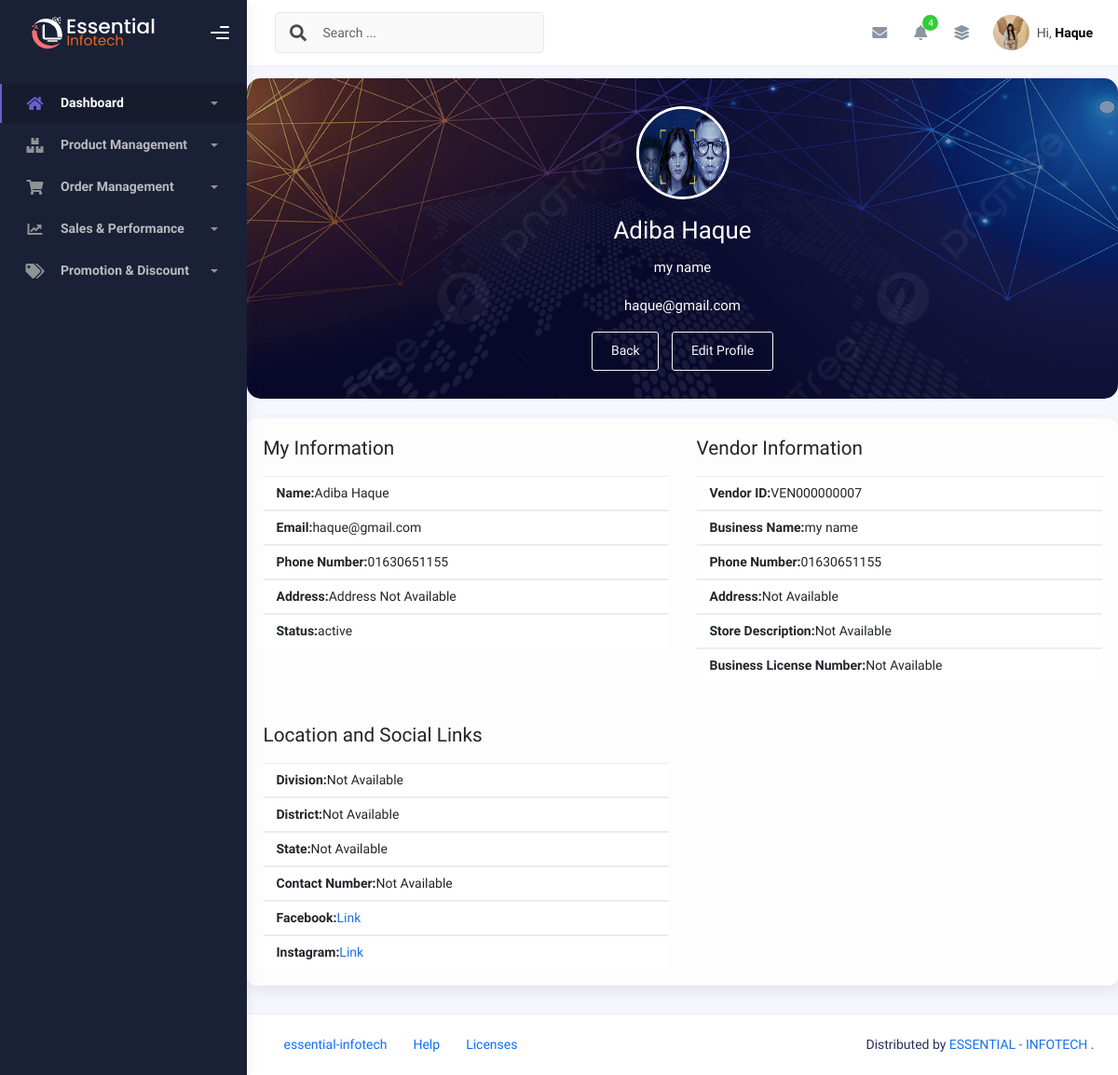
The page /api/accounts/profile/ (signed in) on the database its author committed.
### accounts/models.py (models this page shows, shortened)
class User(AbstractUser):
    ROLE_CHOICES = (
        ('admin', 'Admin'),
        ('vendor', 'Vendor'),
        ('customer', 'Customer'),
    )
    STATUS_CHOICES = (
        ('active', 'Active'),
        ('inactive', 'Inactive'),
    )
    first_name = models.CharField(max_length=255, null=True, blank=True)
    last_name = models.CharField(max_length=255, null=True, blank=True)
    email = models.EmailField(unique=True)
    role = models.CharField(max_length=10, choices=ROLE_CHOICES, default='customer')
    status = models.CharField(max_length=10, choices=STATUS_CHOICES, default='active')
    phone = models.CharField(max_length=15, null=True, blank=True)
    address = models.TextField(null=True, blank=True)
    photo = models.ImageField(upload_to='profile_photos/', null=True, blank=True)  # Profile photo
    email_verified_at = models.DateTimeField(null=True, blank=True)  # Track email verification time
    remember_token = models.CharField(max_length=100, null=True, blank=True)  # Custom remember me token
    created_at = models.DateTimeField(auto_now_add=True)  # Automatically set at creation
    updated_at = models.DateTimeField(auto_now=True)  # Automatically updated when saved
    USERNAME_FIELD = 'email'  # Use email instead of username for login
    REQUIRED_FIELDS = ['username']  # Username is required for creating a superuser

class Vendor(models.Model):
    user = models.OneToOneField(User, on_delete=models.CASCADE, related_name='vendor_profile')
    vendorID = models.CharField(max_length=15, unique=True, blank=True)
    business_name = models.CharField(max_length=255)
    phone_number = models.CharField(max_length=15, null=True, blank=True)
    address = models.TextField(null=True, blank=True)
    logo = models.ImageField(upload_to='vendor_logos/', blank=True, default='vendor_logos/default_logo.jpeg')
    banner = models.ImageField(upload_to='vendor_banners/',blank=True, default='vendor_logos/default_banner.jpeg' )
    store_description = models.TextField(null=True, blank=True)
    division = models.CharField(max_length=100, null=True, blank=True)
    district = models.CharField(max_length=100, null=True, blank=True)
    state = models.CharField(max_length=100, null=True, blank=True)
    business_license_no = models.CharField(max_length=100, null=True, blank=True)
    facebook = models.URLField(null=True, blank=True)
    instagram = models.URLField(null=True, blank=True)
    contact_number = models.CharField(max_length=20, null=True, blank=True)
    created_at = models.DateTimeField(auto_now_add=True)

### accounts/views.py (the view)
# urls.py: path('profile/', user_profile, name='user-profile'),
@login_required
def user_profile(request):
    user = request.user
    if user.role == 'vendor':
        vendor = get_object_or_404(Vendor, user=user)
        return render(request, 'pages/user-vendor.html', {'vendor': vendor})  # Context must be a dictionary
    elif user.role =='admin':
        return render(request, 'pages/user-admin.html', {'user':user})
    else:
        return render(request,  {'message': 'Access Denied: You are not authorized to view this page.'})

### templates/pages/user-vendor.html
{% extends 'base.html' %}
{% load static %}
{% block content %}
<section class="profile-container container mt-5">
  <header
    style="background-image: url('{{ vendor.banner.url}}');
           background-size: cover;
           background-position: center;
           padding: 30px 0;
           border-radius: 15px;
           color: white;"
    class="profile-header text-center mt-5">
    <div class="profile-photo mb-3">
      <img src="{{ vendor.logo.url|default:'/static/img/default-logo.jpg' }}" alt="Vendor Logo" class="rounded-circle" height="100" width="100" style="border: 3px solid white;">
    </div>
    <h2>{{ vendor.user.first_name|default:"First Name" }} {{ vendor.user.last_name|default:"Last Name" }}</h2>
    <p class="text-white">{{ vendor.business_name|default:"Business Name" }}</p>
    <p>
      <a href="mailto:{{ vendor.user.email|default:"mailto:example@example.com" }}" style="color: #fff; text-decoration: underline;">
        {{ vendor.user.email|default:"Email Not Available" }}
      </a>
    </p>
    <div class="profile-actions d-flex justify-content-center gap-3 mt-3">
      <a href="{% url 'vendor_management' %}" class="btn btn-outline-light">Back</a>
      <a href="#" class="btn btn-outline-light">Edit Profile</a>
    </div>
  </header>
  <div class="profile-details card mt-4" style="background-color: rgba(255, 255, 255, 0.8); border-radius: 10px;">
    <div class="card-body">
      <div class="row">
        <div class="col-md-6">
          <h4 class="mb-3">My Information</h4>
          <ul class="list-group list-group-flush">
            <li class="list-group-item"><strong>Name:</strong> {{ vendor.user.first_name|default:"First Name" }} {{ vendor.user.last_name|default:"Last Name" }}</li>
            <li class="list-group-item"><strong>Email:</strong> {{ vendor.user.email|default:"Email Not Available" }}</li>
            <li class="list-group-item"><strong>Phone Number:</strong> {{ vendor.user.phone|default:"Phone Not Available" }}</li>
            <li class="list-group-item"><strong>Address:</strong> {{ vendor.user.address|default:"Address Not Available" }}</li>
            <li class="list-group-item"><strong>Status:</strong> {{ vendor.user.status|default:"Status Not Available" }}</li>
          </ul>
        </div>
        <div class="col-md-6">
          <h4 class="mb-3">Vendor Information</h4>
          <ul class="list-group list-group-flush">
            <li class="list-group-item"><strong>Vendor ID:</strong> {{ vendor.vendorID|default:"Not Available" }}</li>
            <li class="list-group-item"><strong>Business Name:</strong> {{ vendor.business_name|default:"Not Available" }}</li>
            <li class="list-group-item"><strong>Phone Number:</strong> {{ vendor.phone_number|default:"Not Available" }}</li>
            <li class="list-group-item"><strong>Address:</strong> {{ vendor.address|default:"Not Available" }}</li>
            <li class="list-group-item"><strong>Store Description:</strong> {{ vendor.store_description|default:"Not Available" }}</li>
            <li class="list-group-item"><strong>Business License Number:</strong> {{ vendor.business_license_no|default:"Not Available" }}</li>
          </ul>
        </div>
        <div class="col-md-6 mt-5">
          <h4 class="mb-3">Location and Social Links</h4>
          <ul class="list-group list-group-flush">
            <li class="list-group-item"><strong>Division:</strong> {{ vendor.division|default:"Not Available" }}</li>
            <li class="list-group-item"><strong>District:</strong> {{ vendor.district|default:"Not Available" }}</li>
            <li class="list-group-item"><strong>State:</strong> {{ vendor.state|default:"Not Available" }}</li>
            <li class="list-group-item"><strong>Contact Number:</strong> {{ vendor.contact_number|default:"Not Available" }}</li>
            <li class="list-group-item"><strong>Facebook:</strong> <a href="{{ vendor.facebook|default:'#' }}" target="_blank">Link</a></li>
            <li class="list-group-item"><strong>Instagram:</strong> <a href="{{ vendor.instagram|default:'#' }}" target="_blank">Link</a></li>
          </ul>
        </div>
      </div>
    </div>
  </div>
</section>
{% endblock %}

### templates/base.html (shortened to what this page needs)
{% load static %}
<!DOCTYPE html>
<html lang="en">
  <head>
    <link rel="stylesheet" href="{% static 'css/bootstrap.min.css' %}"/>
    <link rel="stylesheet" href="{% static 'css/plugins.min.css' %}" />
    <link rel="stylesheet" href="{% static 'css/kaiadmin.min.css' %}"/>
    <link rel="stylesheet" href="{% static 'css/demo.css' %}" />
  </head>
  <body>
    <div class="wrapper">
      <div class="sidebar" data-background-color="dark">
        <div class="sidebar-logo">
          <div class="logo-header" data-background-color="dark">
            <a href="{% url 'dashboard' %}" class="logo">
              <img
                src="{% static 'img/kaiadmin/logo_light.svg' %}"
                alt="navbar brand"
                class="navbar-brand"
                height="100"
              />
            </a>
            <div class="nav-toggle">
              <button class="btn btn-toggle toggle-sidebar">
                <i class="gg-menu-right"></i>
              </button>
            </div>
          </div>
        </div>
        <div class="sidebar-wrapper scrollbar scrollbar-inner">
          <div class="sidebar-content">
            <ul class="nav nav-secondary">
              <li class="nav-item active">
                <a
                  data-bs-toggle="collapse"
                  href="#dashboard"
                  class="collapsed"
                  aria-expanded="false"
                >
                  <i class="fas fa-home"></i>
                  <p>Dashboard</p>
                  <span class="caret"></span>
                </a>
              </li>
              <li class="nav-item">
                <a
                  data-bs-toggle="collapse"
                  href="#productManagement"
                  class="collapsed"
                  aria-expanded="false"
                >
                  <i class="fas fa-boxes"></i>
                  <p>Product Management</p>
                  <span class="caret"></span>
                </a>
              </li>
              <li class="nav-item">
                <a
                  data-bs-toggle="collapse"
                  href="#orderManagement"
                  class="collapsed"
                  aria-expanded="false"
                >
                  <i class="fas fa-shopping-cart"></i>
                  <p>Order Management</p>
                  <span class="caret"></span>
                </a>
              </li>
              <li class="nav-item">
                <a
                  data-bs-toggle="collapse"
                  href="#salesPerformance"
                  class="collapsed"
                  aria-expanded="false"
                >
                  <i class="fas fa-chart-line"></i>
                  <p>Sales & Performance</p>
                  <span class="caret"></span>
                </a>
              </li>
              <li class="nav-item">
                <a
                  data-bs-toggle="collapse"
                  href="#promotionDiscount"
                  class="collapsed"
                  aria-expanded="false"
                >
                  <i class="fas fa-tags"></i>
                  <p>Promotion & Discount</p>
                  <span class="caret"></span>
                </a>
              </li>
            </ul>
          </div>
        </div>
      </div>
      <div class="main-panel">
        <div class="main-header">
          <nav
            class="navbar navbar-header navbar-header-transparent navbar-expand-lg border-bottom"
          >
            <div class="container-fluid">
              <nav
                class="navbar navbar-header-left navbar-expand-lg navbar-form nav-search p-0 d-none d-lg-flex"
              >
                <div class="input-group">
                  <div class="input-group-prepend">
                    <button type="submit" class="btn btn-search pe-1">
                      <i class="fa fa-search search-icon"></i>
                    </button>
                  </div>
                  <input
                    type="text"
                    placeholder="Search ..."
                    class="form-control"
                  />
                </div>
              </nav>
              <ul class="navbar-nav topbar-nav ms-md-auto align-items-center">
                <li class="nav-item topbar-icon dropdown hidden-caret">
                  <a
                    class="nav-link dropdown-toggle"
                    href="#"
                    id="messageDropdown"
                    role="button"
                    data-bs-toggle="dropdown"
                    aria-haspopup="true"
                    aria-expanded="false"
                  >
                    <i class="fa fa-envelope"></i>
                  </a>
                </li>
                <li class="nav-item topbar-icon dropdown hidden-caret">
                  <a
                    class="nav-link dropdown-toggle"
                    href="#"
                    id="notifDropdown"
                    role="button"
                    data-bs-toggle="dropdown"
                    aria-haspopup="true"
                    aria-expanded="false"
                  >
                    <i class="fa fa-bell"></i>
                    <span class="notification">4</span>
                  </a>
                </li>
                <li class="nav-item topbar-icon dropdown hidden-caret">
                  <a
                    class="nav-link"
                    data-bs-toggle="dropdown"
                    href="#"
                    aria-expanded="false"
                  >
                    <i class="fas fa-layer-group"></i>
                  </a>
                </li>
              {% if user.is_authenticated %}
                <li class="nav-item topbar-user dropdown hidden-caret">
                  <a
                    class="dropdown-toggle profile-pic"
                    data-bs-toggle="dropdown"
                    href="#"
                    aria-expanded="false"
                  >
                    <div class="avatar-sm">
                      <img
                        src="{{ user.photo.url }}"
                        alt="..."
                        class="avatar-img rounded-circle"
                      />
                    </div>
                    <span class="profile-username">
                      <span class="op-7">Hi,</span>
                      <span class="fw-bold">{{ user.last_name }}</span>
                    </span>
                  </a>
                </li>
              {% endif %}
              </ul>
            </div>
          </nav>
        </div>
        {% block content %}{% endblock %}
        <footer class="footer">
          <div class="container-fluid d-flex justify-content-between">
            <nav class="pull-left">
              <ul class="nav">
                <li class="nav-item">
                  <a class="nav-link" href="https://essential-infotech.com/">
                    essential-infotech
                  </a>
                </li>
                <li class="nav-item">
                  <a class="nav-link" href="#"> Help </a>
                </li>
                <li class="nav-item">
                  <a class="nav-link" href="#"> Licenses </a>
                </li>
              </ul>
            </nav>
            <div>
              Distributed by
              <a target="_blank" href="https://essential-infotech.com/">ESSENTIAL - INFOTECH
            </a>.
            </div>
          </div>
        </footer>
      </div>
    </div>
  </body>
</html>

### rows shown on the page
User: photo (picture), last_name "Haque"
Vendor: banner (picture), logo (picture), user.first_name "Adiba", user.last_name "Haque", business_name "my name", user.email "haque@gmail.com", user.phone "01630651155", user.address "Address Not Available", user.status "active", vendorID "VEN000000007", phone_number "01630651155", address "Not Available", store_description "Not Available", business_license_no "Not Available", division "Not Available", district "Not Available", state "Not Available", contact_number "Not Available"
